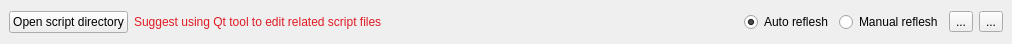
<?xml version="1.0" encoding="UTF-8"?>
<ui version="4.0">
 <class>QWoPlaybookWidget</class>
 <widget class="QWidget" name="QWoPlaybookWidget">
  <property name="geometry">
   <rect>
    <x>0</x>
    <y>0</y>
    <width>1012</width>
    <height>44</height>
   </rect>
  </property>
  <property name="windowTitle">
   <string>Form</string>
  </property>
  <layout class="QVBoxLayout" name="verticalLayout_2">
   <property name="spacing">
    <number>0</number>
   </property>
   <property name="leftMargin">
    <number>0</number>
   </property>
   <property name="topMargin">
    <number>0</number>
   </property>
   <property name="rightMargin">
    <number>0</number>
   </property>
   <property name="bottomMargin">
    <number>0</number>
   </property>
   <item>
    <widget class="QWidget" name="debugArea" native="true">
     <layout class="QVBoxLayout" name="verticalLayout">
      <item>
       <layout class="QHBoxLayout" name="horizontalLayout_2">
        <item>
         <widget class="QPushButton" name="btnBrowserScript">
          <property name="text">
           <string>Open script directory</string>
          </property>
          <property name="icon">
           <iconset>
            <normaloff>../private/skins/black/edit.png</normaloff>../private/skins/black/edit.png</iconset>
          </property>
         </widget>
        </item>
        <item>
         <widget class="QLabel" name="label">
          <property name="sizePolicy">
           <sizepolicy hsizetype="MinimumExpanding" vsizetype="Preferred">
            <horstretch>0</horstretch>
            <verstretch>0</verstretch>
           </sizepolicy>
          </property>
          <property name="styleSheet">
           <string notr="true">color: rgb(224, 27, 36);</string>
          </property>
          <property name="text">
           <string>Suggest using Qt tool to edit related script files</string>
          </property>
         </widget>
        </item>
        <item>
         <widget class="QRadioButton" name="radAuto">
          <property name="text">
           <string>Auto reflesh</string>
          </property>
          <property name="checked">
           <bool>true</bool>
          </property>
         </widget>
        </item>
        <item>
         <widget class="QRadioButton" name="radManual">
          <property name="text">
           <string>Manual reflesh</string>
          </property>
         </widget>
        </item>
        <item>
         <widget class="QToolButton" name="btnReload">
          <property name="text">
           <string>...</string>
          </property>
          <property name="icon">
           <iconset>
            <normaloff>../private/skins/black/reload.png</normaloff>../private/skins/black/reload.png</iconset>
          </property>
         </widget>
        </item>
        <item>
         <widget class="QToolButton" name="btnClose">
          <property name="text">
           <string>...</string>
          </property>
          <property name="icon">
           <iconset>
            <normaloff>../private/skins/black/close.png</normaloff>../private/skins/black/close.png</iconset>
          </property>
         </widget>
        </item>
       </layout>
      </item>
     </layout>
    </widget>
   </item>
  </layout>
 </widget>
 <resources/>
 <connections/>
</ui>
